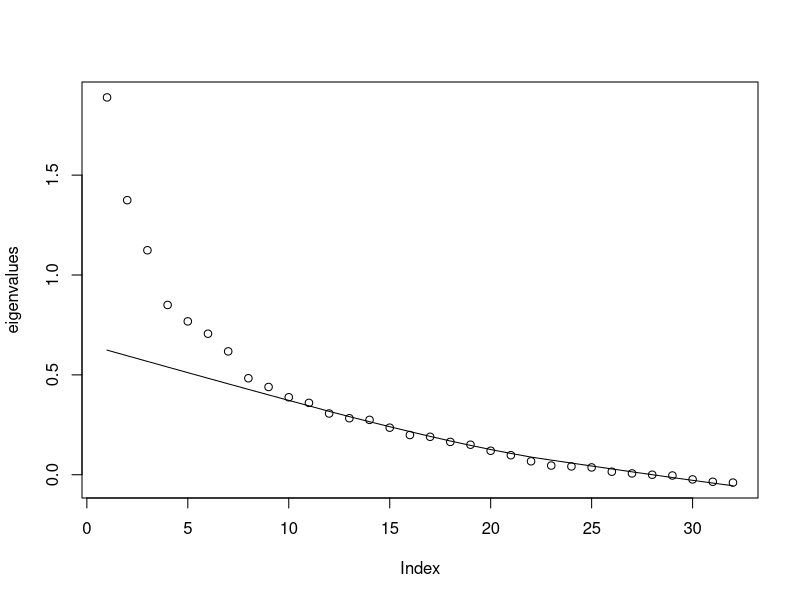
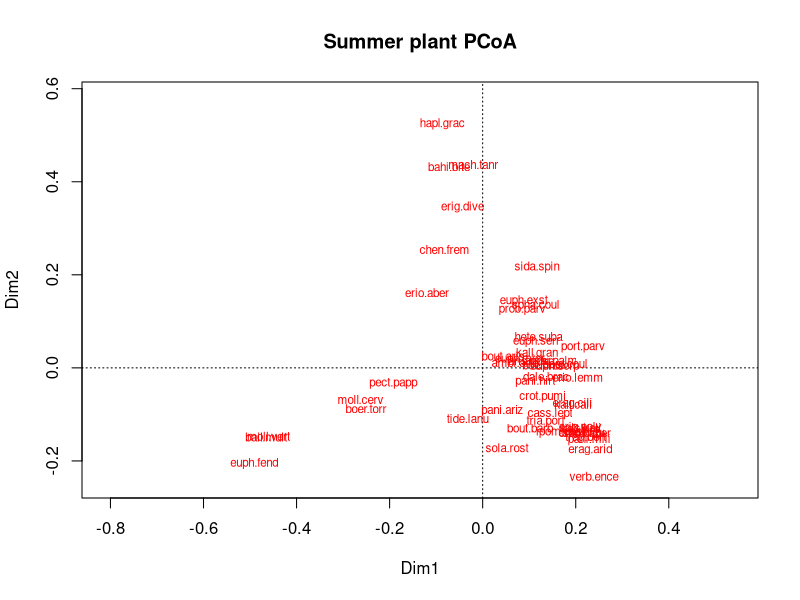
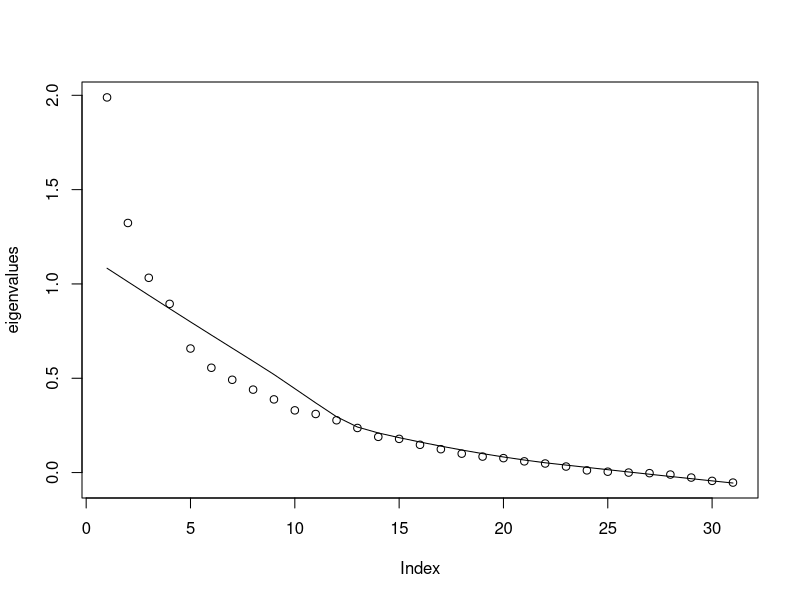
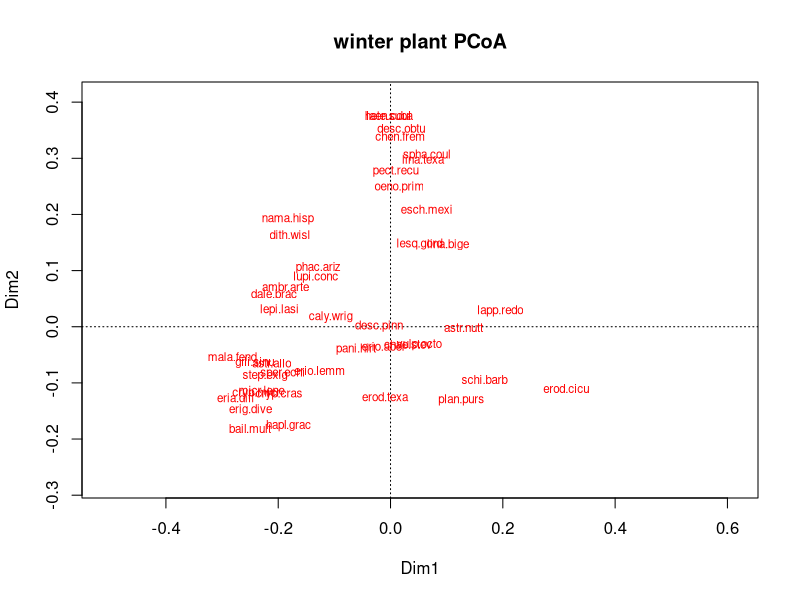
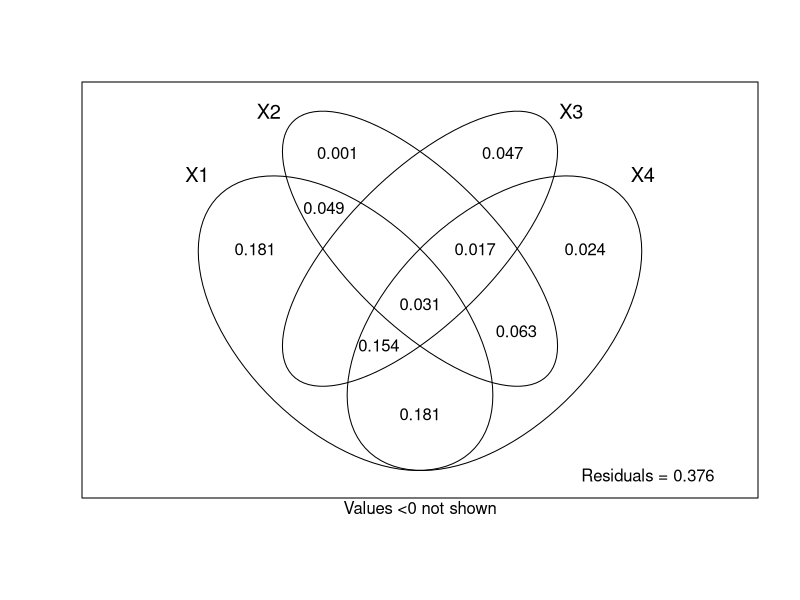

Recreate these plots in R, in order.
## ---- chunk 1
knitr::opts_chunk$set(echo = TRUE)

library(dplyr)
library(dplyr)
library(vegan)
library(ca)
## ---- chunk 2
summer_plants_e <- read.csv('data/summer-exclosure-plants-adjusted.csv',
                          stringsAsFactors = F)

summer_plants_e_wis <- vegan::wisconsin(summer_plants_e[,2:ncol(summer_plants_e)])

summer_dist_mat <- vegdist(summer_plants_e_wis, 'bray')
  
summer_pcoa <- cmdscale(summer_dist_mat, k = nrow(summer_plants_e_wis) - 1, eig = T)


  
# Proportion of variance table 
  eigenvalues <- summer_pcoa$eig[1:nrow(summer_plants_e_wis)-1]
  propVar <- eigenvalues/sum(eigenvalues)
  cumVar <- cumsum(propVar)
  Summer_PCoA_Table <- cbind(eigenvalues, propVar, cumVar)
  
  Summer_PCoA_Table[1:15,]
  
  
# Scree plot:
  plot(eigenvalues)
  lines(lowess(eigenvalues))
  
  

ordiplot(scores(summer_pcoa)[, c(1, 2)], type = "n", cex = 1, main = "Summer plant PCoA")
## species scores not available
abline(h = 0, lty = 3)
abline(v = 0, lty = 3)

# Add species

species_pc <- wascores(summer_pcoa$points[, 1:2], summer_plants_e_wis)
text(species_pc, rownames(species_pc), cex = 0.7, col = "red")
  
## ---- chunk 3
winter_plants_e <- read.csv('data/winter-exclosure-plants-adjusted.csv',
                          stringsAsFactors = F)

winter_plants_e_wis <- vegan::wisconsin(winter_plants_e[,2:ncol(winter_plants_e)])

winter_dist_mat <- vegdist(winter_plants_e_wis, 'bray')
  
winter_pcoa <- cmdscale(winter_dist_mat, k = nrow(winter_plants_e_wis) - 1, eig = T)


  
# Proportion of variance table 
  eigenvalues <- winter_pcoa$eig[1:nrow(winter_plants_e_wis)-1]
  propVar <- eigenvalues/sum(eigenvalues)
  cumVar <- cumsum(propVar)
  winter_PCoA_Table <- cbind(eigenvalues, propVar, cumVar)
  
  winter_PCoA_Table[1:15,]
  
  
# Scree plot:
  plot(eigenvalues)
  lines(lowess(eigenvalues))
  
  

ordiplot(scores(winter_pcoa)[, c(1, 2)], type = "n", cex = 1, main = "winter plant PCoA")
## species scores not available
abline(h = 0, lty = 3)
abline(v = 0, lty = 3)

# Add species

species_pc <- wascores(winter_pcoa$points[, 1:2], winter_plants_e_wis)
text(species_pc, rownames(species_pc), cex = 0.7, col = "red")
  
write.csv(species_pc, 'models/winter_exclosures_species_scores.csv', row.names = T)
## ---- chunk 4

rodents <- read.csv('data/exclosure-rodents-adjusted.csv', 
                    stringsAsFactors = F)

summer_axes <- read.csv('models/ex_summer_pcoa_vals_3.csv', 
                        stringsAsFactors = F)

winter_axes <- read.csv('models/ex_winter_pcoa_vals_3.csv',
                        stringsAsFactors = F)


pred_vals <- inner_join(winter_axes, summer_axes, by = 'year')

rodents <- filter(rodents, year %in% pred_vals$year) %>%
  select(-year)

pred_vals_noy <- select(pred_vals, -year)
pred_vals_y <- select(pred_vals, year)

rodents_hel <- decostand(rodents, 'hellinger')

rodents_prda <- rda(rodents_hel ~ . + Condition(pred_vals_y$year), pred_vals_noy)

R2 <- RsquareAdj(rodents_prda)$r.squared
R2adj <- RsquareAdj(rodents_prda)$adj.r.squared

R2
R2adj


anova(rodents_prda, step = 1000)
anova(rodents_prda, by = "axis", step = 1000)


## ---- chunk 5

set.seed(11)
step.forward <- ordiR2step(rda(rodents_hel ~ 1, data = pred_vals), scope = formula(rodents_prda), 
                           R2scope = F, direction = "forward", pstep = 1000)

# Most parsimonious is Call: rodents_hel ~ winterPCoAxis_1 + winterPCoAxis_2 + SummerPCoAxis_1 

rod_prda_pars <- rda(rodents_hel ~ winterPCoAxis_1 + winterPCoAxis_2 + SummerPCoAxis_1 + Condition(pred_vals_y$year), pred_vals_noy)

pR2p <- RsquareAdj(rod_prda_pars)$r.squared
pR2adjp <- RsquareAdj(rod_prda_pars)$adj.r.squared

pR2p
pR2adjp


anova(rod_prda_pars, step = 1000)
anova(rod_prda_pars, by = "axis", step = 1000)


## ---- chunk 6

rod_ppart <- varpart(rodents_hel, ~ winterPCoAxis_1, ~  winterPCoAxis_2, ~SummerPCoAxis_1, ~ pred_vals_y$year, data = pred_vals_noy)
rod_ppart

plot(rod_ppart, digits = 2)
